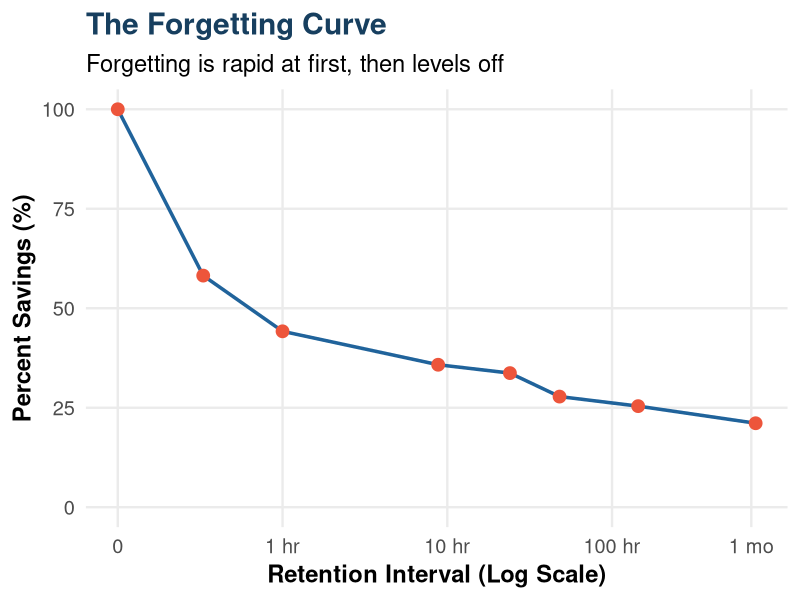
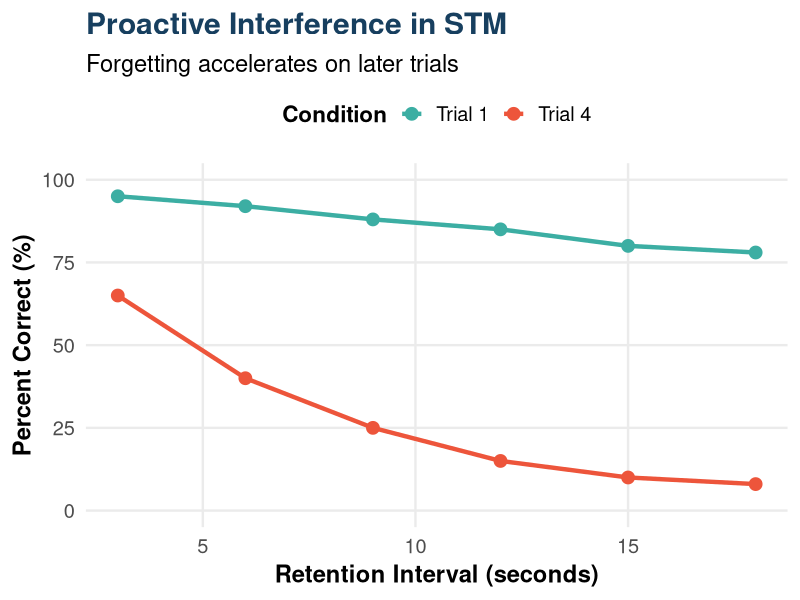
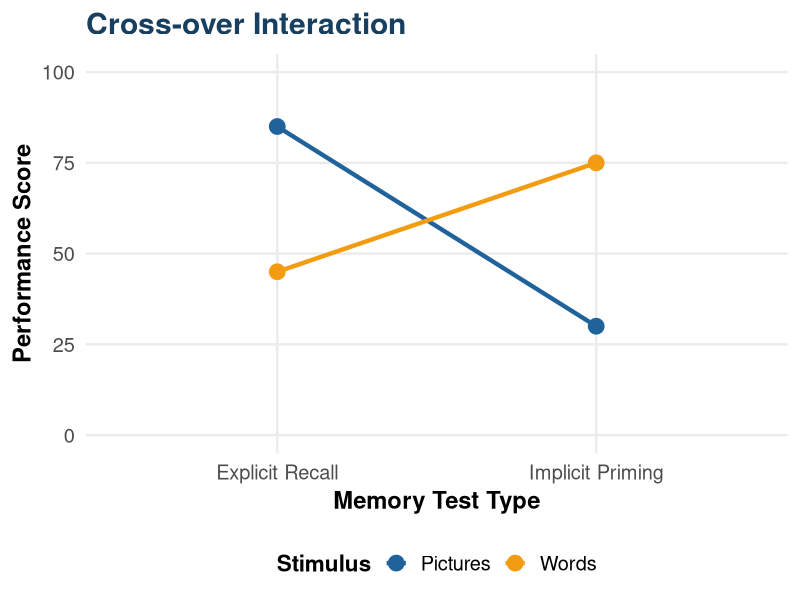
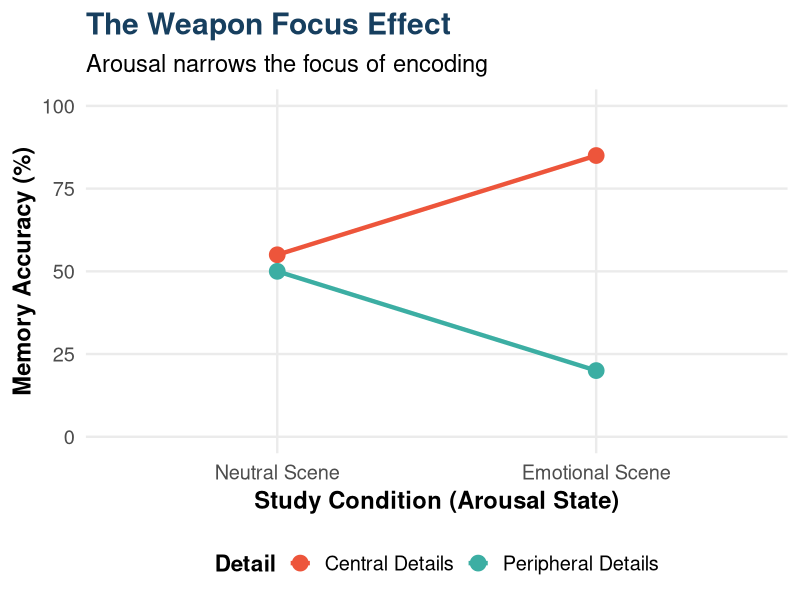
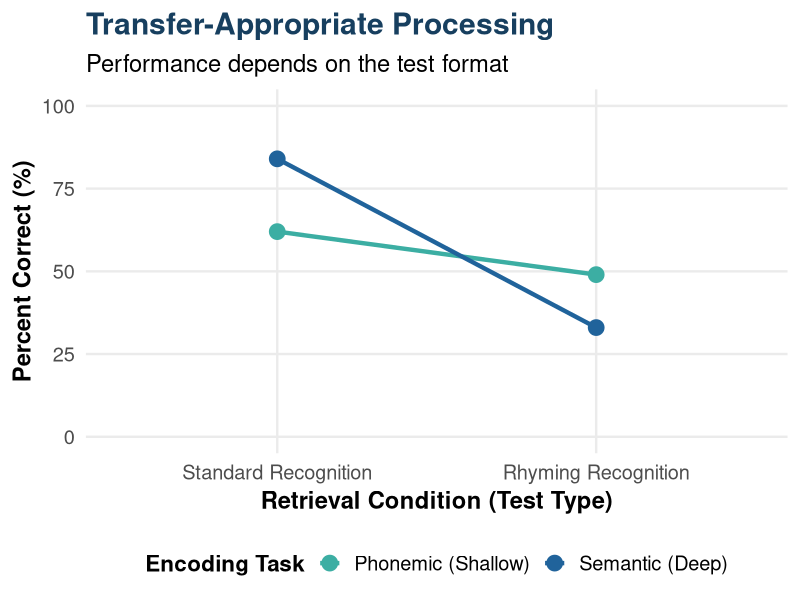
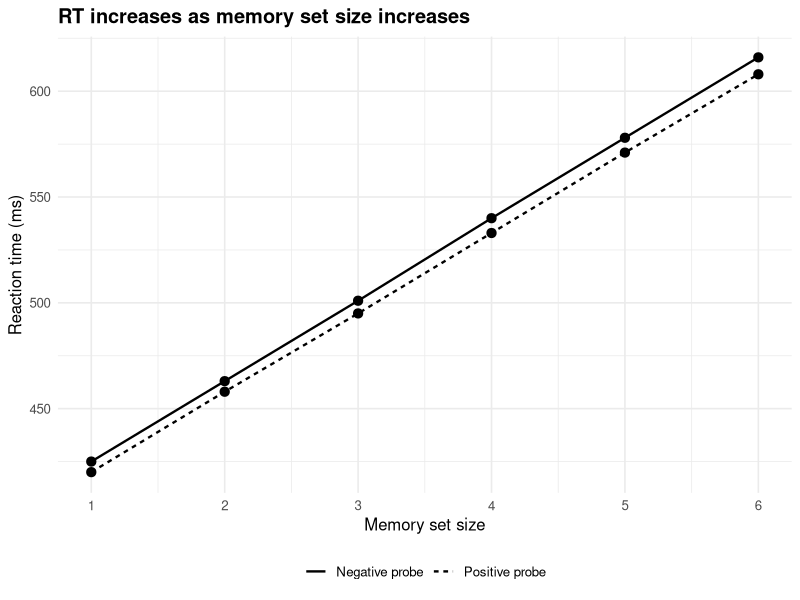

Write the R code that produced these figures, in order.
## ---- chunk 1
knitr::opts_chunk$set(
  echo = FALSE,
  warning = FALSE,
  message = FALSE,
  fig.align = 'center',
  fig.retina = 2
)

library(tidyverse)
library(DiagrammeR)
library(htmltools)

# Global plot theme matching the template
theme_lecture <- function(base_size = 12, base_family = "") {
  theme_minimal(base_size = base_size, base_family = base_family) +
    theme(
      plot.title = element_text(size = base_size * 1.2, face = "bold", color = "#173F5F"),
      plot.subtitle = element_text(size = base_size * 0.95),
      plot.caption = element_text(size = base_size * 0.75),
      axis.title = element_text(size = base_size * 0.95, face = "bold"),
      axis.text = element_text(size = base_size * 0.8),
      legend.title = element_text(size = base_size * 0.9, face = "bold"),
      legend.text = element_text(size = base_size * 0.8),
      strip.text = element_text(size = base_size * 0.9, face = "bold"),
      panel.grid.minor = element_blank()
    )
}
theme_set(theme_lecture(base_size = 18))
## ---- chunk 2
cat('
<style>
body {
  font-family: "Helvetica Neue", Arial, sans-serif;
}

h1.title {
  color: #173F5F;
}

h2, h3 {
  color: #173F5F;
}

.slide {
  background: #FAFCFE;
}

.inverse {
  background: linear-gradient(135deg, #173F5F 0%, #20639B 100%);
  color: white;
}

.inverse h1, .inverse h2, .inverse h3, .inverse p, .inverse li {
  color: white !important;
}

.section-tag {
  display: inline-block;
  padding: 6px 12px;
  border-radius: 999px;
  background: #EAF2F8;
  color: #20639B;
  font-size: 18px;
  font-weight: 700;
  letter-spacing: 0.03em;
  margin-bottom: 12px;
}

.note-box {
  background: #FDF2E9;
  border-left: 8px solid #F39C12;
  padding: 14px 18px;
  border-radius: 8px;
  margin-top: 14px;
}

.takeaway-box {
  background: #EBF5FB;
  border-left: 8px solid #2E86C1;
  padding: 14px 18px;
  border-radius: 8px;
  margin-top: 14px;
}

.small {
  font-size: 0.78em;
}

.center {
  text-align: center;
}

.two-col {
  display: grid;
  grid-template-columns: 1fr 1fr;
  gap: 28px;
  align-items: start;
}

.left-col {
  font-size: 0.95em;
}

.right-col {
  text-align: center;
}

.slide ul, .slide ol {
  margin-top: 0.5em;
  margin-bottom: 0.5em;
  padding-left: 1.1em;
}

.slide li {
  margin-top: 0.3em;
  margin-bottom: 0.3em;
  line-height: 1.1;
}

/* Add a new one for wider text columns */
.two-col-wide-left {
  display: grid;
  grid-template-columns: 70% 30%;
  gap: 28px;
  align-items: start;
}

.three-col {
  display: grid;
  grid-template-columns: 1fr 1fr 1fr;
  gap: 20px;
  align-items: start;
  margin-top: 40px;
}
</style>
')
## ---- chunk 3
# Simulated Ebbinghaus Data
ebb_dat <- tibble(
  Time = c(0.1, 0.33, 1, 8.8, 24, 48, 144, 744),
  Savings = c(100, 58.2, 44.2, 35.8, 33.7, 27.8, 25.4, 21.1)
)
ggplot(ebb_dat, aes(x = Time, y = Savings)) +
geom_line(color = "#20639B", size = 1.2) +
geom_point(color = "#ED553B", size = 4) +
scale_x_log10(breaks = c(0.1, 1, 10, 100, 700), labels = c("0", "1 hr", "10 hr", "100 hr", "1 mo")) +
labs(
title = "The Forgetting Curve",
subtitle = "Forgetting is rapid at first, then levels off",
x = "Retention Interval (Log Scale)",
y = "Percent Savings (%)"
) +
coord_cartesian(ylim = c(0, 100))
## ---- chunk 4
# Simulated data based on Keppel & Underwood (1962)
bp_dat <- tibble(
  Delay = rep(c(3, 6, 9, 12, 15, 18), 2),
  Trial_Type = rep(c("Trial 1", "Trial 4"), each = 6),
  Accuracy = c(95, 92, 88, 85, 80, 78,   # Trial 1 (High accuracy, little PI)
               65, 40, 25, 15, 10, 8)    # Trial 4 (High PI)
)

ggplot(bp_dat, aes(x = Delay, y = Accuracy, color = Trial_Type, group = Trial_Type)) +
  geom_line(size = 1.5) +
  geom_point(size = 4) +
  scale_color_manual(values = c("#3CAEA3", "#ED553B")) +
  labs(
    title = "Proactive Interference in STM",
    subtitle = "Forgetting accelerates on later trials",
    x = "Retention Interval (seconds)",
    y = "Percent Correct (%)",
    color = "Condition"
  ) +
  coord_cartesian(ylim = c(0, 100)) +
  theme(legend.position = "top")
## ---- chunk 5
int_dat <- tibble(
  Test = factor(rep(c("Explicit Recall", "Implicit Priming"), each = 2), 
                levels = c("Explicit Recall", "Implicit Priming")),
  Stimulus = rep(c("Pictures", "Words"), 2),
  Score = c(85, 45, 30, 75)
)

ggplot(int_dat, aes(x = Test, y = Score, group = Stimulus, color = Stimulus)) +
  geom_line(size = 1.5) +
  geom_point(size = 5) +
  scale_color_manual(values = c("#20639B", "#F39C12")) +
  labs(
    title = "Cross-over Interaction",
    x = "Memory Test Type",
    y = "Performance Score"
  ) +
  coord_cartesian(ylim = c(0, 100)) +
  theme(legend.position = "bottom")
## ---- chunk 6
# Simulated data based on Weapon Focus paradigms
wf_dat <- tibble(
  Arousal = factor(rep(c("Neutral Scene", "Emotional Scene"), each = 2), 
                   levels = c("Neutral Scene", "Emotional Scene")),
  Detail = rep(c("Central Details", "Peripheral Details"), 2),
  Accuracy = c(55, 50,    # Neutral: balanced encoding
               85, 20)    # Emotional: hyper-focused encoding
)

ggplot(wf_dat, aes(x = Arousal, y = Accuracy, group = Detail, color = Detail)) +
  geom_line(size = 1.5) +
  geom_point(size = 5) +
  scale_color_manual(values = c("#ED553B", "#3CAEA3")) +
  labs(
    title = "The Weapon Focus Effect",
    subtitle = "Arousal narrows the focus of encoding",
    x = "Study Condition (Arousal State)",
    y = "Memory Accuracy (%)"
  ) +
  coord_cartesian(ylim = c(0, 100)) +
  theme(legend.position = "bottom")
## ---- chunk 7
# Simulated data based on Morris, Bransford, & Franks (1977)
tap_dat <- tibble(
  Test = factor(rep(c("Standard Recognition", "Rhyming Recognition"), each = 2), 
                levels = c("Standard Recognition", "Rhyming Recognition")),
  Study = rep(c("Semantic (Deep)", "Phonemic (Shallow)"), 2),
  Accuracy = c(84, 62,    # Standard Test: Semantic wins
               33, 49)    # Rhyming Test: Phonemic wins
)

ggplot(tap_dat, aes(x = Test, y = Accuracy, group = Study, color = Study)) +
  geom_line(size = 1.5) +
  geom_point(size = 5) +
  scale_color_manual(values = c("#3CAEA3", "#20639B")) +
  labs(
    title = "Transfer-Appropriate Processing",
    subtitle = "Performance depends on the test format",
    x = "Retrieval Condition (Test Type)",
    y = "Percent Correct (%)",
    color = "Encoding Task"
  ) +
  coord_cartesian(ylim = c(0, 100)) +
  theme(legend.position = "bottom")
## ---- chunk 8
library(tidyverse)

sternberg_dat <- tibble(
  set_size = c(1, 2, 3, 4, 5, 6),
  positive_rt = c(420, 458, 495, 533, 571, 608),
  negative_rt = c(425, 463, 501, 540, 578, 616)
)

plot_dat <- sternberg_dat %>%
  pivot_longer(
    cols = c(positive_rt, negative_rt),
    names_to = "trial_type",
    values_to = "rt"
  ) %>%
  mutate(
    trial_type = recode(trial_type,
                        positive_rt = "Positive probe",
                        negative_rt = "Negative probe")
  )

ggplot(plot_dat, aes(set_size, rt, linetype = trial_type)) +
  geom_point(size = 2.8) +
  geom_line(linewidth = 0.8) +
  scale_x_continuous(breaks = 1:6) +
  labs(
    title = "RT increases as memory set size increases",
    x = "Memory set size",
    y = "Reaction time (ms)",
    linetype = NULL
  ) +
  theme_minimal(base_size = 12) +
  theme(
    plot.title = element_text(face = "bold"),
    legend.position = "bottom"
  )
